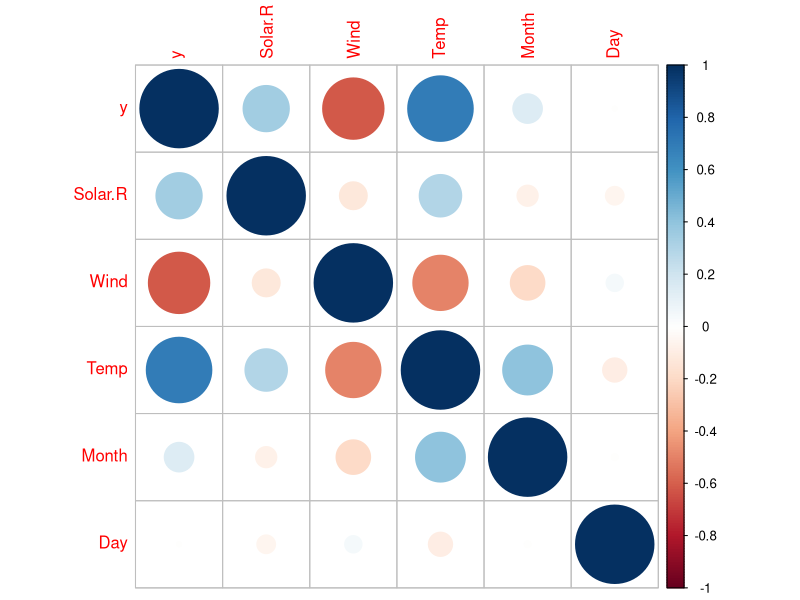
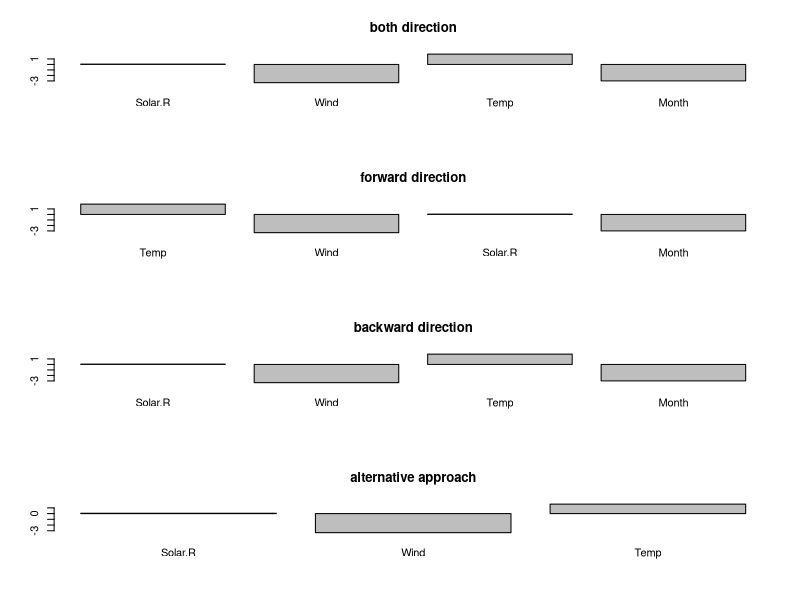

The R source for these figures, in order:
library(MASS)
library(corrplot)

removeCorr <- function(data, corr_thr) {
  # temporary y remove 
  data_exy <- data[, names(data) != "y"]
  
  # calculate correlation
  corr_data <- cor(data_exy)
  # set the upper triangle to zero
  corr_data[!lower.tri(corr_data)] <- 0
  
  # remove correlated columns
  data_exy_new <- data_exy[, !apply(corr_data, 2, function(x) any(abs(x) > corr_thr, na.rm = TRUE))]
  
  # recombine data
  data_new <- cbind(mydata$y, data_exy_new)
  names(data_new)[1] <- "y"
  return(data_new)
}

backwardElimination <- function(data, pvalue_thr) {
  numVars = length(colnames(data)) - 1 # minus y
  for(i in 1:numVars) {
    # use all available variables
    lm_tmp <- lm(y ~ ., data = data)
    
    # extract p-values
    pvs <- summary(lm_tmp)$coefficients[, 4]
    if (max(pvs) > pvalue_thr) {
      for(j in 1:length(pvs)) {
        if (pvs[j] == max(pvs)) {
          data <- data[-c(j)]
          break
        }
      }
    }
  }
  
  lm_final <- lm(y ~ ., data = data)
  return(lm_final)
}

#
# Feature Selection with step regression
#

data(airquality)
mydata <- subset(na.omit(airquality))
names(mydata)[names(mydata) == "Ozone"] <- "y"

par(mfrow=c(1, 1))
corrplot(cor(mydata))

# -----------------------
# ------ MASS Package
# -----------------------

lm1 <- lm(y ~ 1, data = mydata) # the intercept value is equal to mean(mydata$y)
colnames(lm1$model)
lm_full <- lm(y ~ ., data = mydata)
colnames(lm_full$model)

# --- both direction
lm_step_both <- stepAIC(lm_full, direction = "both")
summary(lm_step_both)
colnames(lm_step_both$model)

# --- forward direction
lm_step_f <- stepAIC(lm1, direction = "forward", scope = list(lower = lm1, upper = lm_full))
summary(lm_step_f)
colnames(lm_step_f$model)

# --- backward direction
lm_step_b <- stepAIC(lm_full, direction = "backward")
summary(lm_step_b)
colnames(lm_step_b$model)

# show barplot coefficients (excluded intercept)
par(mfrow=c(4, 1))
barplot(lm_step_both$coefficients[2:length(lm_step_both$coefficients)], main="both direction")
barplot(lm_step_f$coefficients[2:length(lm_step_f$coefficients)], main="forward direction")
barplot(lm_step_b$coefficients[2:length(lm_step_b$coefficients)], main="backward direction")

# -----------------------
# ------ another approach (check https://towardsdatascience.com/feature-selection-correlation-and-p-value-da8921bfb3cf)
# -----------------------

# remove correlated columns (one of the two)
mydata_nc <- removeCorr(mydata, 0.9)

# backward elimination
lm_step_b2 <- backwardElimination(mydata_nc, 0.05)

summary(lm_step_b2)
colnames(lm_step_b2$model)
barplot(lm_step_b2$coefficients[2:length(lm_step_b2$coefficients)], main="alternative approach")

